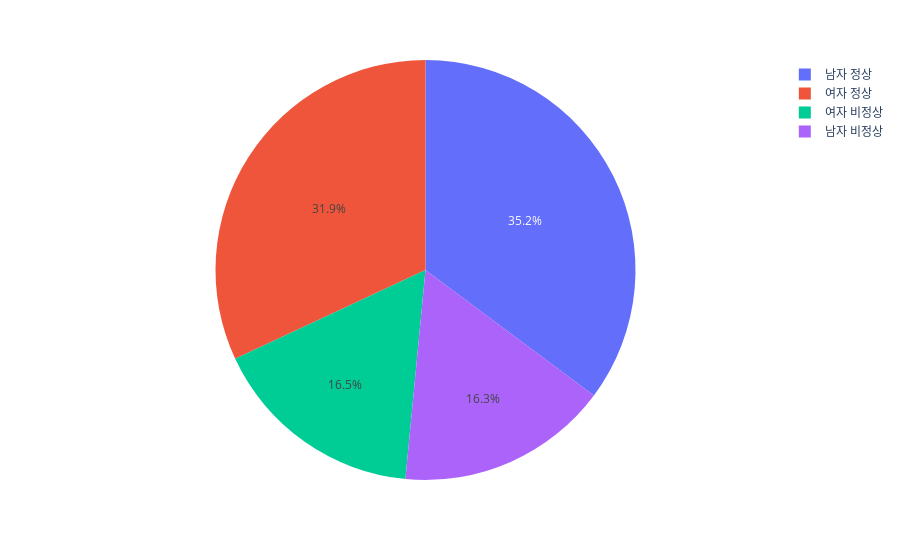

The cell this chart's notebook holds for it:
### Code cell
px.pie(
    df,
    values='count',
    names='label',
)

### Figure 1 — Plotly figure (JSON) as saved in the notebook; plotly's stock layout.template omitted (floating-point values rounded to 4 significant figures)
{"data": [{"domain": {"x": [0, 1], "y": [0, 1]}, "hovertemplate": "label=%{label}<br>count=%{value}<extra></extra>", "labels": ["남자 정상", "여자 정상", "여자 비정상", "남자 비정상"], "legendgroup": "", "name": "", "showlegend": true, "type": "pie", "values": [351773, 319360, 165200, 163256]}], "layout": {"legend": {"tracegroupgap": 0}, "margin": {"t": 60}}}
